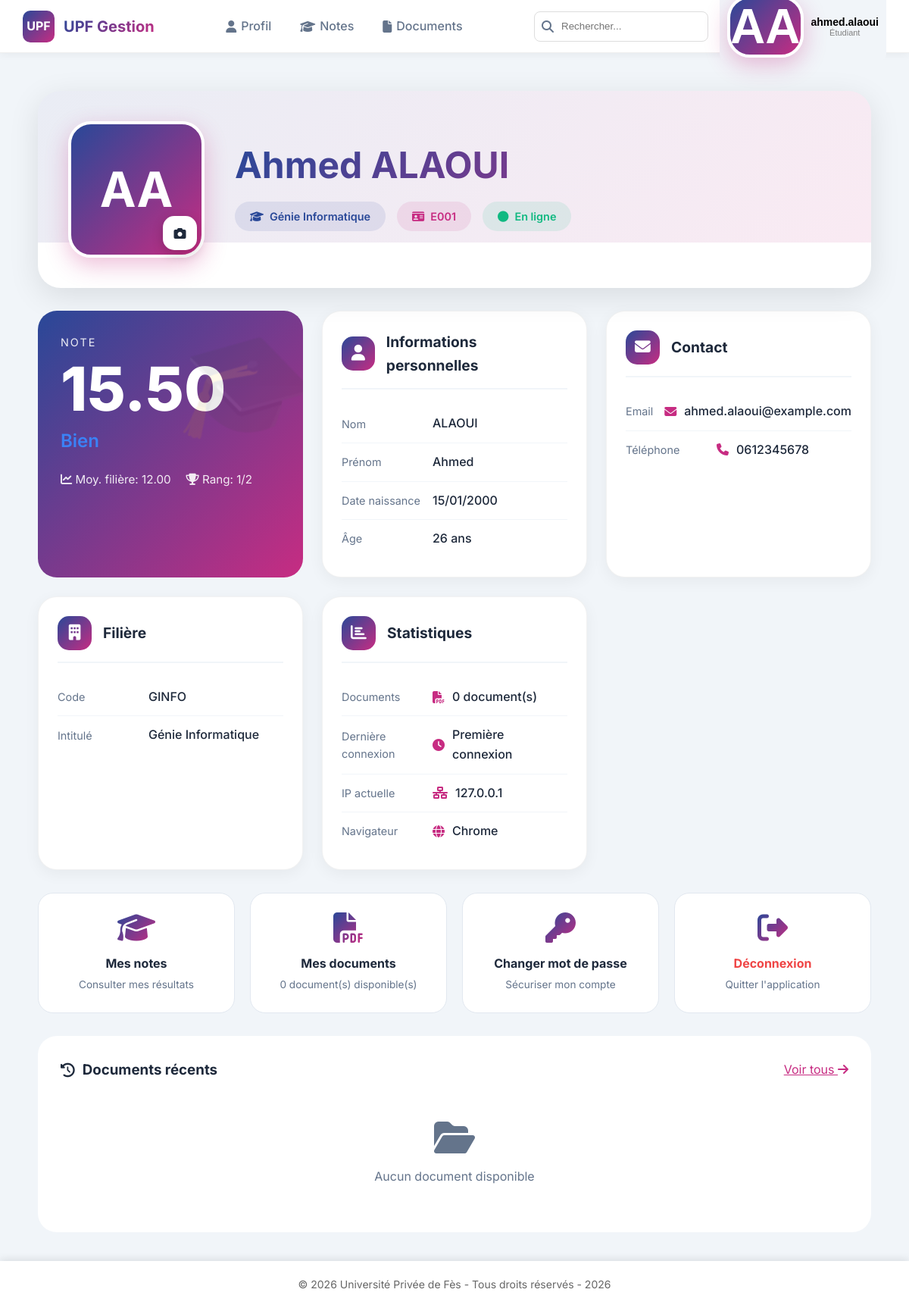
The app's page /user/profil.php (signed in) with its own data.
### tables this page shows
CREATE TABLE `etudiants` (
  `Code` varchar(10) NOT NULL,
  `Nom` varchar(50) NOT NULL,
  `Prenom` varchar(50) NOT NULL,
  `Filiere` varchar(10) DEFAULT NULL,
  `FNote` decimal(4,2) DEFAULT NULL,
  `Photo` varchar(255) DEFAULT NULL,
  `date_naissance` date DEFAULT NULL,
  `email` varchar(100) DEFAULT NULL,
  `telephone` varchar(20) DEFAULT NULL,
  `created_at` datetime NOT NULL
);

CREATE TABLE `filieres` (
  `CodeF` varchar(10) NOT NULL,
  `IntituleF` varchar(100) NOT NULL,
  `responsable` varchar(100) DEFAULT NULL,
  `nbPlaces` int(11) DEFAULT NULL,
  `created_at` datetime NOT NULL
);

### user/profil.php (the view, shortened to what this page needs)
<?php
require_once '../includes/header.php';
$pdo = getConnexion();
$stmt = $pdo->prepare("
    SELECT e.*, f.IntituleF, f.CodeF,
           (SELECT AVG(FNote) FROM etudiants WHERE Filiere = e.Filiere AND FNote IS NOT NULL) as moyenne_filiere,
           (SELECT COUNT(*) FROM etudiants WHERE Filiere = e.Filiere) as total_filiere,
           (SELECT COUNT(*) FROM etudiants WHERE Filiere = e.Filiere AND FNote > e.FNote) as mieux_classe
    FROM etudiants e
    LEFT JOIN filieres f ON e.Filiere = f.CodeF
    WHERE e.Code = ?
");
$stmt->execute([$_SESSION['etudiant_id']]);
$etudiant = $stmt->fetch();
$stmt = $pdo->prepare("SELECT COUNT(*) FROM documents WHERE etudiant_id = ?");
$stmt->execute([$_SESSION['etudiant_id']]);
$nbDocuments = $stmt->fetchColumn();
$stmt = $pdo->prepare("SELECT derniere_connexion FROM utilisateurs WHERE etudiant_id = ?");
$stmt->execute([$_SESSION['etudiant_id']]);
$derniereConnexion = $stmt->fetchColumn();
$mention = '';
$couleurMention = '';
if ($etudiant['FNote'] !== null) {
    if ($etudiant['FNote'] >= 16) {
        $mention = 'Très Bien';
        $couleurMention = 'mention-excellente';
    } elseif ($etudiant['FNote'] >= 14) {
        $mention = 'Bien';
        $couleurMention = 'mention-bien';
    } elseif ($etudiant['FNote'] >= 12) {
        $mention = 'Assez Bien';
        $couleurMention = 'mention-assez-bien';
    } elseif ($etudiant['FNote'] >= 10) {
        $mention = 'Passable';
        $couleurMention = 'mention-passable';
    } else {
        $mention = 'Insuffisant';
        $couleurMention = 'mention-insuffisant';
    }
} else {
    $mention = 'Non évalué';
    $couleurMention = 'mention-non-evalue';
}
?>
<div class="profile-page">
    <div class="profile-header">
        <div class="profile-cover">
            <div class="avatar-container">
                <div class="profile-avatar">
                    <?php if (!empty($etudiant['Photo']) && file_exists('../' . $etudiant['Photo'])): ?>
                        <img src="../<?php echo htmlspecialchars($etudiant['Photo']); ?>" alt="Photo profil">
                    <?php else: ?>
                        <?php echo strtoupper(substr($etudiant['Prenom'], 0, 1) . substr($etudiant['Nom'], 0, 1)); ?>
                    <?php endif; ?>
                </div>
                <label class="avatar-upload">
                    <i class="fas fa-camera"></i>
                </label>
            </div>
            <div class="profile-title">
                <h1><?php echo htmlspecialchars($etudiant['Prenom'] . ' ' . $etudiant['Nom']); ?></h1>
                <div class="profile-badges">
                    <span class="badge badge-filiere">
                        <i class="fas fa-graduation-cap"></i>
                        <?php echo htmlspecialchars($etudiant['IntituleF'] ?? 'Non assigné'); ?>
                    </span>
                    <span class="badge badge-code">
                        <i class="fas fa-id-card"></i>
                        <?php echo $etudiant['Code']; ?>
                    </span>
                    <span class="badge badge-online">
                        <i class="fas fa-circle"></i>
                        En ligne
                    </span>
                </div>
            </div>
        </div>
    </div>
    <div class="info-grid">
        <div class="note-card">
            <div class="note-label">Note</div>
            <div class="note-value">
                <?php echo $etudiant['FNote'] !== null ? number_format($etudiant['FNote'], 2) : '---'; ?>
            </div>
            <div class="note-mention <?php echo $couleurMention; ?>">
                <?php echo $mention; ?>
            </div>
            <div class="note-stats">
                <span><i class="fas fa-chart-line"></i> Moy. filière: <?php echo number_format($etudiant['moyenne_filiere'] ?? 0, 2); ?></span>
                <span><i class="fas fa-trophy"></i> Rang: <?php echo ($etudiant['mieux_classe'] ?? 0) + 1; ?>/<?php echo $etudiant['total_filiere']; ?></span>
            </div>
        </div>
        <div class="info-card">
            <div class="info-card-header">
                <i class="fas fa-user"></i>
                <h3>Informations personnelles</h3>
            </div>
            <ul class="info-list">
                <li class="info-item">
                    <span class="info-label">Nom</span>
                    <span class="info-value"><?php echo htmlspecialchars($etudiant['Nom']); ?></span>
                </li>
                <li class="info-item">
                    <span class="info-label">Prénom</span>
                    <span class="info-value"><?php echo htmlspecialchars($etudiant['Prenom']); ?></span>
                </li>
                <li class="info-item">
                    <span class="info-label">Date naissance</span>
                    <span class="info-value">
                        <?php echo $etudiant['date_naissance'] ? date('d/m/Y', strtotime($etudiant['date_naissance'])) : 'Non renseignée'; ?>
                    </span>
                </li>
                <li class="info-item">
                    <span class="info-label">Âge</span>
                    <span class="info-value">
                        <?php
                        if ($etudiant['date_naissance']) {
                            $age = date_diff(date_create($etudiant['date_naissance']), date_create('now'))->y;
                            echo $age . ' ans';
                        } else {
                            echo '-';
                        }
                        ?>
                    </span>
                </li>
            </ul>
        </div>
        <div class="info-card">
            <div class="info-card-header">
                <i class="fas fa-envelope"></i>
                <h3>Contact</h3>
            </div>
            <ul class="info-list">
                <li class="info-item">
                    <span class="info-label">Email</span>
                    <span class="info-value">
                        <i class="fas fa-envelope"></i>
                        <?php echo htmlspecialchars($etudiant['email'] ?? 'Non renseigné'); ?>
                    </span>
                </li>
                <li class="info-item">
                    <span class="info-label">Téléphone</span>
                    <span class="info-value">
                        <i class="fas fa-phone"></i>
                        <?php echo htmlspecialchars($etudiant['telephone'] ?? 'Non renseigné'); ?>
                    </span>
                </li>
            </ul>
        </div>
        <div class="info-card">
            <div class="info-card-header">
                <i class="fas fa-building"></i>
                <h3>Filière</h3>
            </div>
            <ul class="info-list">
                <li class="info-item">
                    <span class="info-label">Code</span>
                    <span class="info-value"><?php echo $etudiant['CodeF'] ?? 'N/A'; ?></span>
                </li>
                <li class="info-item">
                    <span class="info-label">Intitulé</span>
                    <span class="info-value"><?php echo htmlspecialchars($etudiant['IntituleF'] ?? 'Non assigné'); ?></span>
                </li>
            </ul>
        </div>
        <div class="info-card">
            <div class="info-card-header">
                <i class="fas fa-chart-bar"></i>
                <h3>Statistiques</h3>
            </div>
            <ul class="info-list">
                <li class="info-item">
                    <span class="info-label">Documents</span>
                    <span class="info-value">
                        <i class="fas fa-file-pdf"></i>
                        <?php echo $nbDocuments; ?> document(s)
                    </span>
                </li>
                <li class="info-item">
                    <span class="info-label">Dernière connexion</span>
                    <span class="info-value">
                        <i class="fas fa-clock"></i>
                        <?php echo $derniereConnexion ? date('d/m/Y H:i', strtotime($derniereConnexion)) : 'Première connexion'; ?>
                    </span>
                </li>
                <li class="info-item">
                    <span class="info-label">IP actuelle</span>
                    <span class="info-value">
                        <i class="fas fa-network-wired"></i>
                        <?php echo $_SERVER['REMOTE_ADDR']; ?>
                    </span>
                </li>
                <li class="info-item">
                    <span class="info-label">Navigateur</span>
                    <span class="info-value">
                        <i class="fas fa-globe"></i>
                        <?php
                        $ua = $_SERVER['HTTP_USER_AGENT'];
                        if (strpos($ua, 'Chrome')) echo 'Chrome';
                        elseif (strpos($ua, 'Firefox')) echo 'Firefox';
                        elseif (strpos($ua, 'Safari')) echo 'Safari';
                        else echo 'Autre';
                        ?>
                    </span>
                </li>
            </ul>
        </div>
    </div>
    <div class="quick-actions">
        <a href="notes.php" class="action-card">
            <i class="fas fa-graduation-cap"></i>
            <h4>Mes notes</h4>
            <p>Consulter mes résultats</p>
        </a>
        <a href="documents.php" class="action-card">
            <i class="fas fa-file-pdf"></i>
            <h4>Mes documents</h4>
            <p><?php echo $nbDocuments; ?> document(s) disponible(s)</p>
        </a>
        <a href="changer_password.php" class="action-card">
            <i class="fas fa-key"></i>
            <h4>Changer mot de passe</h4>
            <p>Sécuriser mon compte</p>
        </a>
        <a href="../logout.php" class="action-card" style="color: var(--danger);">
            <i class="fas fa-sign-out-alt"></i>
            <h4>Déconnexion</h4>
            <p>Quitter l'application</p>
        </a>
    </div>
    <div class="documents-section">
        <div class="documents-header">
            <h3><i class="fas fa-history"></i> Documents récents</h3>
            <a href="documents.php" style="color: var(--upf-pink);">Voir tous <i class="fas fa-arrow-right"></i></a>
        </div>
        <?php
        $stmt = $pdo->prepare("
            SELECT * FROM documents
            WHERE etudiant_id = ?
            ORDER BY uploaded_at DESC
            LIMIT 3
        ");
        $stmt->execute([$_SESSION['etudiant_id']]);
        $documentsRecents = $stmt->fetchAll();
        if (count($documentsRecents) > 0):
            foreach ($documentsRecents as $doc):
        ?>
            <div class="document-item">
                <div class="document-icon">
                    <i class="fas fa-file-pdf"></i>
                </div>
                <div class="document-info">
                    <div class="document-name"><?php echo htmlspecialchars($doc['nom_fichier']); ?></div>
                    <div class="document-meta">
                        <span><i class="fas fa-calendar"></i> <?php echo date('d/m/Y', strtotime($doc['uploaded_at'])); ?></span>
                        <span><i class="fas fa-weight"></i> <?php echo round($doc['taille'] / 1024, 2); ?> Ko</span>
                    </div>
                </div>
                <a href="../<?php echo $doc['chemin']; ?>" class="document-download" download>
                    <i class="fas fa-download"></i> Télécharger
                </a>
            </div>
        <?php
            endforeach;
        else:
        ?>
            <p style="text-align: center; color: var(--gray); padding: 30px;">
                <i class="fas fa-folder-open" style="font-size: 3rem; margin-bottom: 15px; display: block;"></i>
                Aucun document disponible
            </p>
        <?php endif; ?>
    </div>
</div>
<?php require_once '../includes/footer.php'; ?>

### assets/style.css (style rules this page uses)
:root { --upf-blue: #294898; --upf-pink: #C72C82; --upf-gray: #f5f5f5; --white: #ffffff; --dark: #333333; --success: #28a745; --danger: #dc3545; --warning: #ffc107; --info: #17a2b8; }
* { margin: 0; padding: 0; box-sizing: border-box; }
body { font-family: 'Segoe UI', Tahoma, Geneva, Verdana, sans-serif; background: linear-gradient(135deg, var(--upf-blue) 0%, var(--upf-pink) 100%); min-height: 100vh; line-height: 1.6; }

### includes/header.php (style rules this page uses)
:root { --upf-blue:#294898; --upf-pink:#C72C82; --gradient:linear-gradient(135deg,var(--upf-blue),var(--upf-pink)); --dark:#1e293b; --gray:#64748b; --light:#f8fafc; --danger:#ef4444; --header-height:70px; }
* { margin:0; padding:0; box-sizing:border-box; }
body { font-family:'Inter',sans-serif; background:#f1f5f9; color:var(--dark); }
.profile-avatar { width:36px; height:36px; background:var(--gradient); border-radius:8px; display:flex; align-items:center; justify-content:center; color:white; font-weight:600; }

### records on screen
etudiants: Prenom+Nom "AA", Prenom+Nom "Ahmed ALAOUI", Filiere.IntituleF "Génie Informatique", Code "E001", FNote "15.50", FNote "Bien", Nom "ALAOUI", Prenom "Ahmed", date_naissance "15/01/2000", date_naissance "26", email "ahmed.alaoui@example.com", telephone "0612345678", Filiere.CodeF "GINFO"

### other values on screen
$initiales "AA"
$user_login "ahmed.alaoui"
$etudiant['moyenne_filiere'] "12.00"
$etudiant['total_filiere'] "2"
$nbDocuments "0"
$_SERVER['REMOTE_ADDR'] "127.0.0.1"
